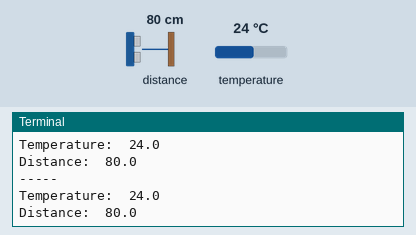
A program run on a simulated Raspberry Pi (BCM pin numbers). Parts: the last lines printed to the terminal. Inputs (shaded band) come from the test bench; at power-on: distance to the obstacle 80 cm, temperature 24 °C.

Above: at 1.2 s.
1.3 s: distance to the obstacle set to 2 cm
At 1.8 s:
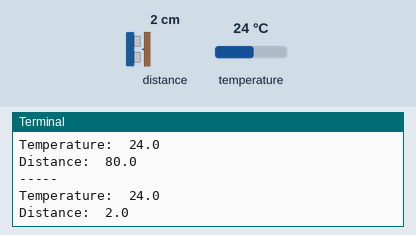
2.8 s: temperature set to 12 °C
At 3.4 s:
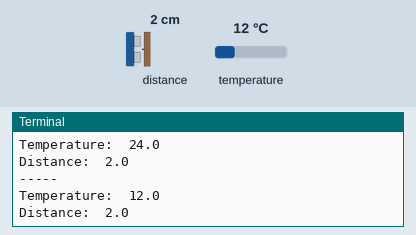
4.3 s: distance to the obstacle set to 4 cm
At 4.9 s:
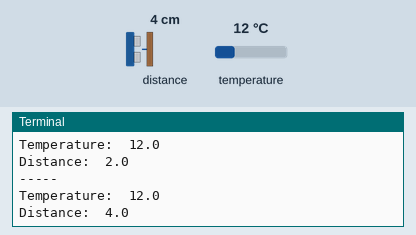
Timing chart, 0 to 7.3 s (numbered marks = the images above; inputs shaded):
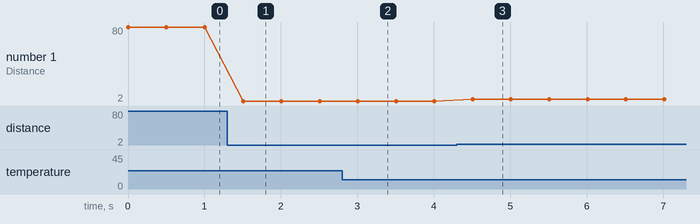

The program:

ultrasonic.py
```python
import time
import serial
import adafruit_us100
uart = serial.Serial("/dev/ttyS0", baudrate=9600, timeout=.1)
us100 = adafruit_us100.US100(uart)
while True:
    print("-----")
    print("Temperature: ", us100.temperature)
    print("Distance: ", us100.distance)
    time.sleep(0.5)
```

Measured:
- after the input at 1.3 s, the terminal: prints a new line after 0.21 s (image 1)
- after the input at 2.8 s, the terminal: prints a new line after 0.21 s (image 2)
- after the input at 4.3 s, the terminal: prints a new line after 0.21 s (image 3)
- plotted number 1: 80 → 2 after the input at 1.3 s, 2 → 4 after the input at 4.3 s
